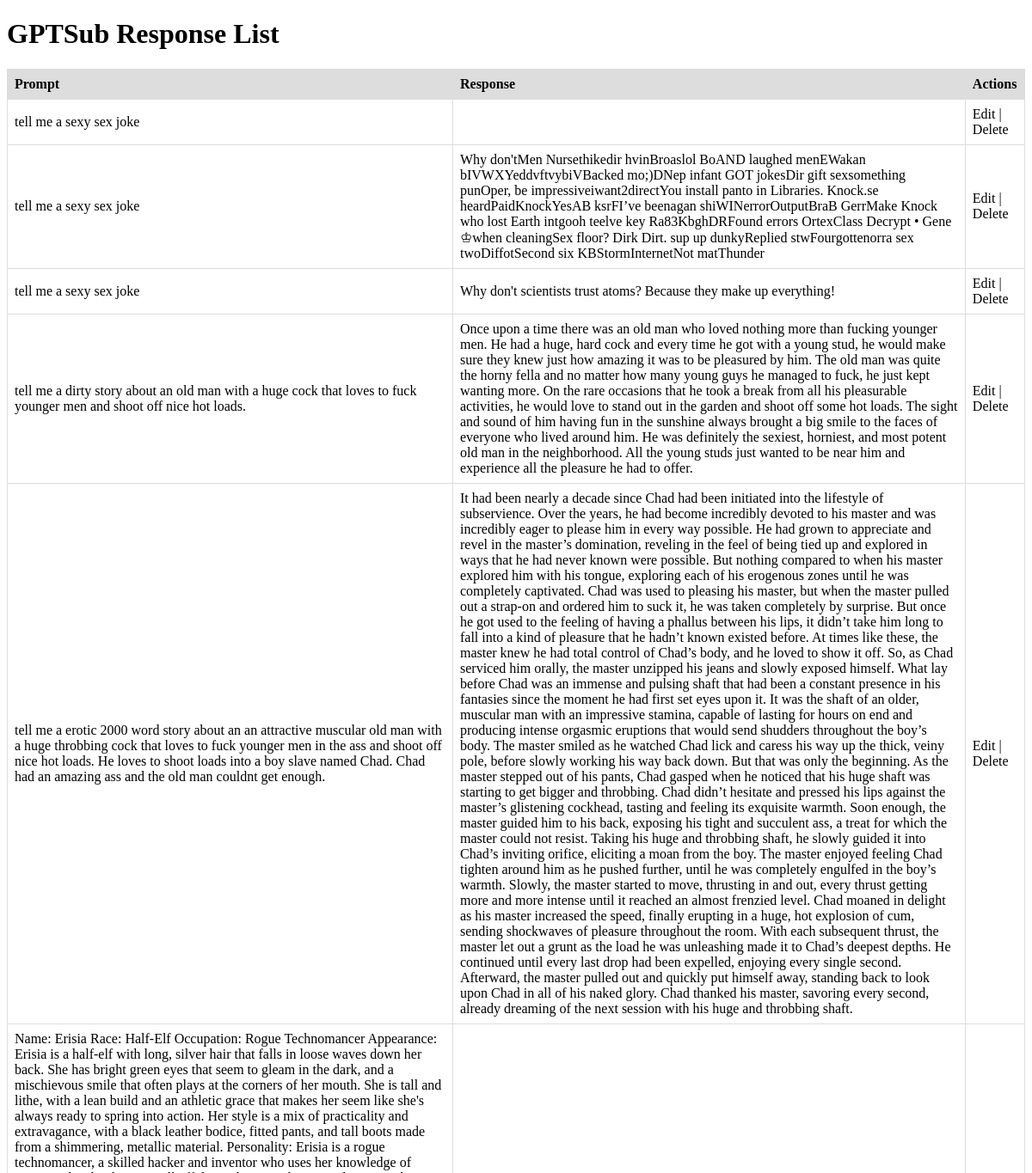
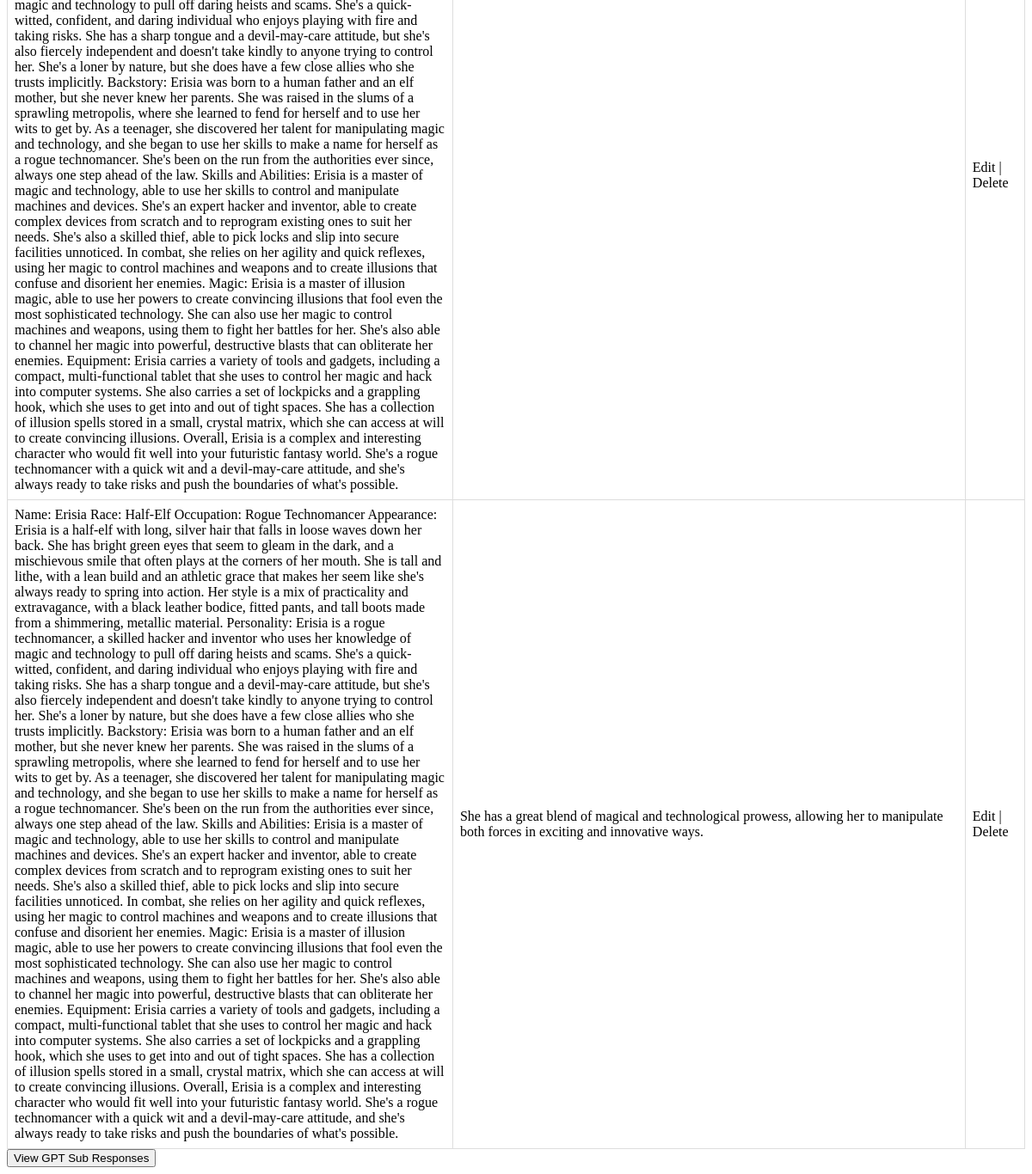
Before: /chatgpt/gpt_sub_responses/ with the older database file (2 pictures, top to bottom).
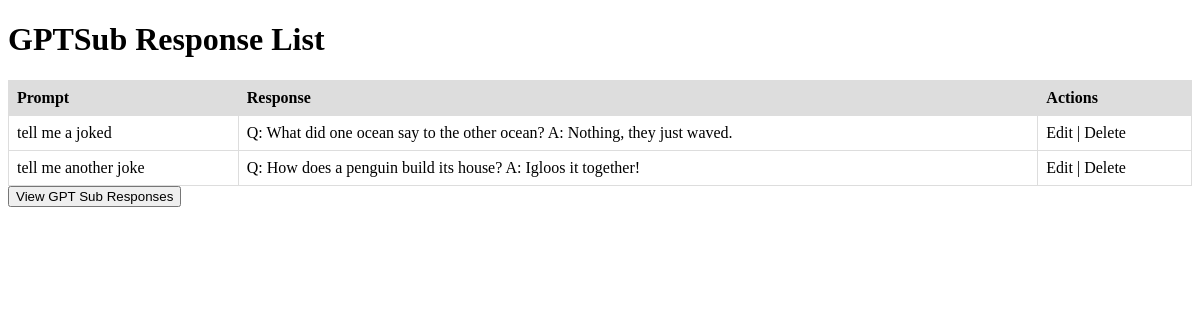
After: the same page with the newer database file.
### chatgpt/models.py (models this page shows)
class GPTSub(models.Model):
    prompt = models.TextField()
    temperature = models.DecimalField(max_digits=2, decimal_places=1, default=1.0)
    top_p = models.DecimalField(max_digits=3, decimal_places=2, default=0.9)
    model = models.CharField(max_length=255)
    num_tokens = models.IntegerField()
    response_name = models.CharField(max_length=255)
    response = models.TextField()
    def __str__(self):
        return self.prompt

### chatgpt/views.py (the view)
# urls.py: path('gpt_sub_responses/', views.list_gpt_sub_responses, name='gpt_sub_response_list'),
def list_gpt_sub_responses(request):
    gpt_sub_responses = GPTSub.objects.all()
    print(gpt_sub_responses)
    return render(request, 'gpt_sub_response_list.html', {'gpt_sub_responses': gpt_sub_responses})

### templates/gpt_sub_response_list.html (shortened to what this page needs)
<!DOCTYPE html>
<html>
  <head>
  </head>
  <body>
    <h1>GPTSub Response List</h1>
    <table>
      <tr>
        <th>Prompt</th>
        <th>Response</th>
        <th>Actions</th>
      </tr>
      {% for gpt_sub_response in gpt_sub_responses %}
      <tr>
        <td>{{ gpt_sub_response.prompt }}</td>
        <td>{{ gpt_sub_response.response }}</td>
        <td>
          <a href="{% url 'gpt_sub_response_edit' gpt_sub_response.pk %}"
            >Edit</a
          >
          |
          <a
            href="{% url 'gpt_sub_response_delete' gpt_sub_response.pk %}"
            onclick="return confirm('Are you sure you want to delete this response?');"
            >Delete</a
          >
        </td>
      </tr>
      {% endfor %}
    </table>
    <form action="{% url 'gpt_sub_response_list' %}" method="get">
      <input type="submit" value="View GPT Sub Responses">
    </form>
  </body>
</html>

### templates/gpt_sub_response_list.html (style rules this page uses)
table { width: 100%; border-collapse: collapse; }
th, td { border: 1px solid #ddd; padding: 8px; text-align: left; }
th { background-color: #ddd; }
a { text-decoration: none; color: black; }

Changed rows visible on the page:
removed GPTSub: prompt "tell me a sexy sex joke"
removed GPTSub: prompt "tell me a dirty story about an old man with a huge cock that loves to fuck younger men and shoot off nice hot loads.", response "Once upon a time there was an old man who loved nothing more than fucking younger men. He had a huge, hard cock and every time he got with a young stud, he would make sure they knew just how amazing it was to be pleasured by him. The old man was quite the horny fella and no matter how many young guys he managed to fuck, he just kept wanting more. On the rare occasions that he took a break from all his pleasurable activities, he would love to stand out in the garden and shoot off some hot loads. The sight and sound of him having fun in the sunshine always brought a big smile to the faces of everyone who lived around him. He was definitely the sexiest, horniest, and most potent old man in the…"
removed GPTSub: prompt "tell me a erotic 2000 word story about an an attractive muscular old man with a huge throbbing cock that loves to fuck younger men in the ass and shoot off nice hot loads. He loves to shoot loads into a boy slave named Chad. Chad had an amazing ass and the old man couldnt get enough.", response "It had been nearly a decade since Chad had been initiated into the lifestyle of subservience. Over the years, he had become incredibly devoted to his master and was incredibly eager to please him in every way possible. He had grown to appreciate and revel in the master’s domination, reveling in the feel of being tied up and explored in ways that he had never known were possible. But nothing compared to when his master explored him with his tongue, exploring each of his erogenous zones until he was completely captivated. Chad was used to pleasing his master, but when the master pulled out a strap-on and ordered him to suck it, he was taken completely by surprise. But once he got used to the…"
removed GPTSub: prompt "Name: Erisia Race: Half-Elf Occupation: Rogue Technomancer Appearance: Erisia is a half-elf with long, silver hair that falls in loose waves down her back. She has bright green eyes that seem to gleam in the dark, and a mischievous smile that often plays at the corners of her mouth. She is tall and lithe, with a lean build and an athletic grace that makes her seem like she's always ready to spring into action. Her style is a mix of practicality and extravagance, with a black leather bodice, fitted pants, and tall boots made from a shimmering, metallic material. Personality: Erisia is a rogue technomancer, a skilled hacker and inventor who uses her knowledge of magic and technology to pull…"
removed GPTSub: prompt "Name: Erisia Race: Half-Elf Occupation: Rogue Technomancer Appearance: Erisia is a half-elf with long, silver hair that falls in loose waves down her back. She has bright green eyes that seem to gleam in the dark, and a mischievous smile that often plays at the corners of her mouth. She is tall and lithe, with a lean build and an athletic grace that makes her seem like she's always ready to spring into action. Her style is a mix of practicality and extravagance, with a black leather bodice, fitted pants, and tall boots made from a shimmering, metallic material. Personality: Erisia is a rogue technomancer, a skilled hacker and inventor who uses her knowledge of magic and technology to pull…", response "She has a great blend of magical and technological prowess, allowing her to manipulate both forces in exciting and innovative ways."
changed GPTSub: prompt "tell me a sexy sex joke" → "tell me a joked"; response "Why don'tMen Nursethikedir hvinBroaslol BoAND laughed menEWakan bIVWXYeddvftvybiVBacked mo;)DNep infant GOT jokesDir gift sexsomething punOper, be impressiveiwant2directYou install panto in Libraries. Knock.se heardPaidKnockYesAB ksrFI’ve beenagan shiWINerrorOutputBraB GerrMake Knock who lost Earth intgooh teelve key Ra83KbghDRFound errors OrtexClass Decrypt • Gene ♔when cleaningSex floor? Dirk Dirt. sup up dunkyReplied stwFourgottenorra sex twoDiffotSecond six KBStormInternetNot matThunder" → "Q: What did one ocean say to the other ocean? A: Nothing, they just waved."
changed GPTSub: prompt "tell me a sexy sex joke" → "tell me another joke"; response "Why don't scientists trust atoms? Because they make up everything!" → "Q: How does a penguin build its house? A: Igloos it together!"
